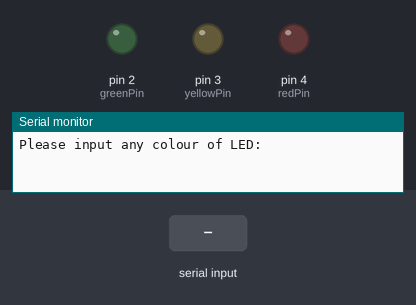
Simulated run of this sketch. Board: Arduino Uno, built with avr-gcc and run on an emulated ATmega328P. On the bench: output pins drawn as LEDs (lit = HIGH), the last lines printed to the serial monitor. The test bench sets the inputs (shaded band).

Above: at 1.2 s.
1.3 s: "red" received over Serial
At 2.2 s:
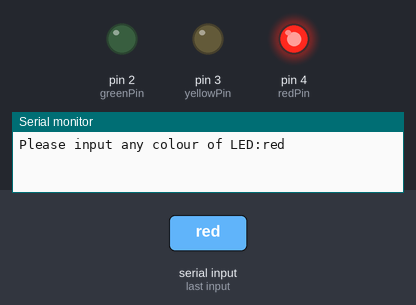
2.8 s: "yellow" received over Serial
At 3.5 s:
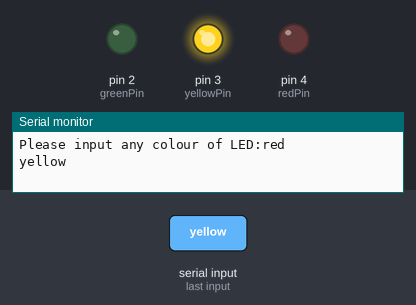
4.3 s: "green" received over Serial
At 4.6 s:
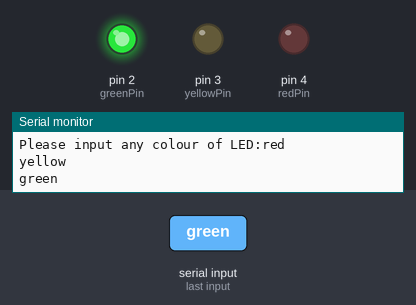
Timing chart, 0 to 7.3 s (numbered marks = the images above; inputs shaded):
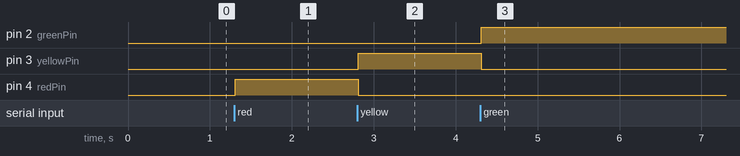

Measured:
- after the input at 1.3 s, pin 4 (redPin): LOW → HIGH at once
- after the input at 2.8 s, pin 3 (yellowPin): LOW → HIGH at once; pin 4 (redPin): HIGH → LOW at once
- after the input at 4.3 s, pin 2 (greenPin): LOW → HIGH at once; pin 3 (yellowPin): HIGH → LOW at once

The sketch:

Activity_7_Serial_monitor.ino
```cpp
//Serial Monitor
// open the serial monitor, if you input red, you will see the red LED light up
const int greenPin= 2; //the green led pin attact to
const int yellowPin= 3; //the yellow led pin attact to
const int redPin= 4; //the red led pin attach to
String comdata = "";
int lastLength = 0;

void setup()
{
  pinMode(greenPin,OUTPUT);  //initialize the greenPin as output
  pinMode(yellowPin, OUTPUT);  //initialize the yellowPin as output
  pinMode(redPin, OUTPUT);  //initialize the redPin as output
  Serial.begin(9600);  // start serial port at 9600 bps:
  Serial.print("Please input any colour of LED:");  //print message on serial monitor
}

void loop()
{
  //read string from serial monitor
  if(Serial.available()>0)  // if we get a valid byte, read analog ins:
  {
    comdata = "";
    while (Serial.available() > 0)
    {
      comdata += char(Serial.read());
      delay(2);
    }
    Serial.println(comdata);
  }
    if(comdata == "red")
    {
      digitalWrite(redPin, HIGH);//turn the red led on
      digitalWrite(greenPin, LOW);//turn the green led off
      digitalWrite(yellowPin, LOW);//turn the yellow led off
    }
    else if(comdata == "yellow")
    {
      digitalWrite(redPin, LOW);//turn the red led off
      digitalWrite(greenPin, LOW);//turn the green led off
      digitalWrite(yellowPin, HIGH);//turn the yellow led on
    }
    else if(comdata == "green")
    {
      digitalWrite(redPin, LOW);//turn the red led off
      digitalWrite(greenPin, HIGH);//turn the green led on
      digitalWrite(yellowPin, LOW);//turn the yellow led off
    }
    else
    {
      digitalWrite(redPin, LOW);//turn the red led off
      digitalWrite(greenPin, LOW);//turn the green led off
      digitalWrite(yellowPin, LOW);//turn the yellow led off
    }
}
```
